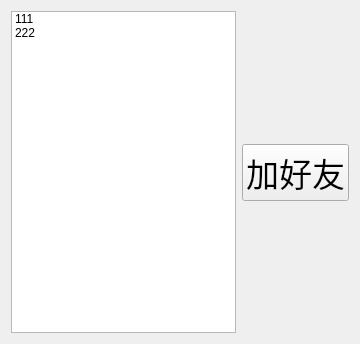
<?xml version="1.0" encoding="UTF-8"?>
<ui version="4.0">
 <class>Online</class>
 <widget class="QWidget" name="Online">
  <property name="geometry">
   <rect>
    <x>0</x>
    <y>0</y>
    <width>360</width>
    <height>344</height>
   </rect>
  </property>
  <property name="windowTitle">
   <string>Form</string>
  </property>
  <layout class="QHBoxLayout" name="horizontalLayout">
   <item>
    <widget class="QListWidget" name="listWidget">
     <item>
      <property name="text">
       <string>111</string>
      </property>
     </item>
     <item>
      <property name="text">
       <string>222</string>
      </property>
     </item>
    </widget>
   </item>
   <item>
    <layout class="QVBoxLayout" name="verticalLayout">
     <item>
      <spacer name="verticalSpacer">
       <property name="orientation">
        <enum>Qt::Vertical</enum>
       </property>
       <property name="sizeHint" stdset="0">
        <size>
         <width>20</width>
         <height>40</height>
        </size>
       </property>
      </spacer>
     </item>
     <item>
      <widget class="QPushButton" name="pushButton">
       <property name="font">
        <font>
         <pointsize>25</pointsize>
        </font>
       </property>
       <property name="text">
        <string>加好友</string>
       </property>
      </widget>
     </item>
     <item>
      <spacer name="verticalSpacer_2">
       <property name="orientation">
        <enum>Qt::Vertical</enum>
       </property>
       <property name="sizeHint" stdset="0">
        <size>
         <width>20</width>
         <height>40</height>
        </size>
       </property>
      </spacer>
     </item>
    </layout>
   </item>
  </layout>
 </widget>
 <resources/>
 <connections/>
</ui>
